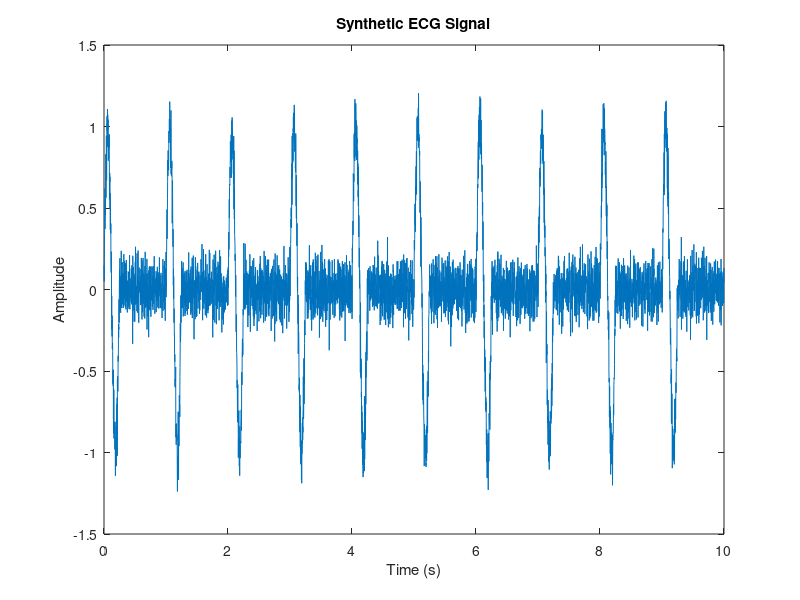

This figure's MATLAB source:
clc;
clear all;
close all;

Fs = 500;  % Sampling frequency (Hz)
T = 10;    % Signal duration (seconds)
N = 10;    % Number of heartbeats
HR = 60;   % Heart rate (bpm)

HBD = 60 / HR;
t = linspace(0, T, T * Fs);
ecg = zeros(1, length(t));

for n = 1:N
    start_time = (n - 1) * HBD;
    R_duration = 0.25 * HBD;
    R_samples = round(R_duration * Fs);
    R_wave = sin(linspace(0, 2 * pi, R_samples));
    ecg(start_time * Fs + 1 : start_time * Fs + R_samples) = R_wave;
end

% Add noise (optional)
noise_amplitude = 0.1;
ecg = ecg + noise_amplitude * randn(size(ecg));

% Plot the ECG signal
plot(t, ecg);
xlabel('Time (s)');
ylabel('Amplitude');
title('Synthetic ECG Signal');

%Save the ECG signal to a text file
filename = 'ecg_signal.txt';
dlmwrite(filename, ecg', 'delimiter', '\t');

%Display a confirmation message
disp(['ECG signal saved to ' filename]);

